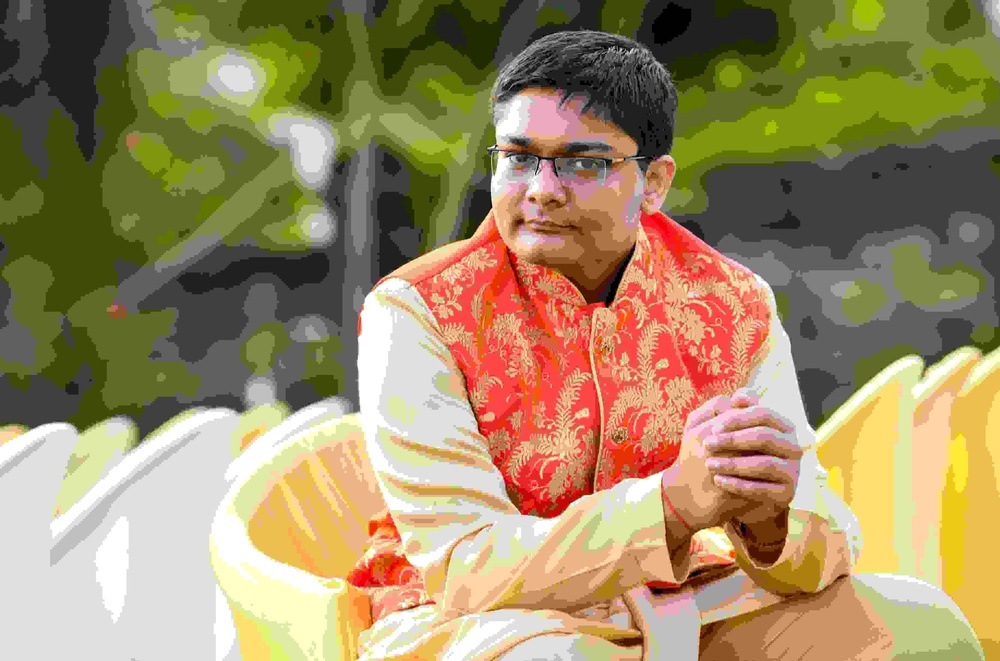
#> input picture test123.jpg, 1000 x 661 px, shrunk from 3669 x 2426 before the run
$ python face.py
#> lines starting #> are read from the running program, lines starting #| are printed output that depends on the picture; after the words box and inside, x2 and y2 are one past the last pixel; in counts of white or black regions, pixels touching at a corner belong together
# -*- coding: utf-8 -*-
"""
Spyder Editor

This is a temporary script file.
"""

# check opencv version
# plot photo with detected faces using opencv cascade classifier
from cv2 import imread
from cv2 import imshow
from cv2 import waitKey
from cv2 import destroyAllWindows
from cv2 import CascadeClassifier
from cv2 import rectangle
# load the photograph
pixels = imread('test123.jpg')
#> pixels is the input picture: shape (661, 1000, 3); mean B, G, R 99.8, 138.8, 157.7
# load the pre-trained model
classifier = CascadeClassifier('haarcascade_frontalface_default.xml')
# perform face detection
bboxes = classifier.detectMultiScale(pixels)
#> bboxes = [[465, 92, 177, 177]]
# print bounding box for each detected face
for box in bboxes:

	# extract
	x, y, width, height = box


	x2, y2 = x + width, y + height
	# draw a rectangle over the pixels
	rectangle(pixels, (x, y), (x2, y2), (255,0,0), 2)
#> this loop made 1 pass
#> (x, y, width, height, x2, y2) on pass 1: (465, 92, 177, 177, 642, 269)
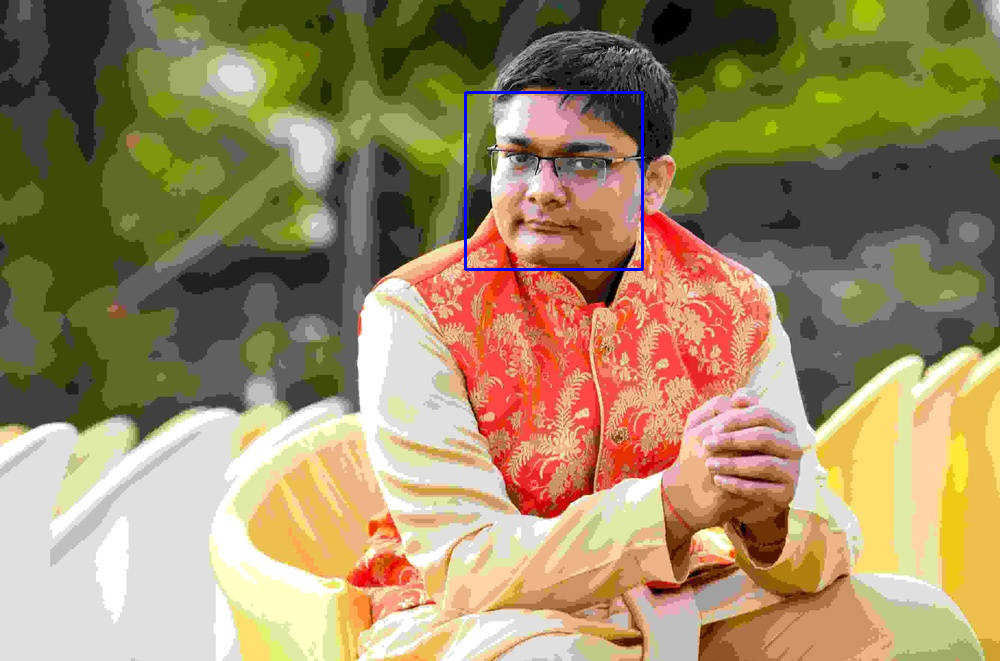
#> pixels: shape (661, 1000, 3); 0.32% of pixels changed, all inside (x1, y1, x2, y2) = (464, 91, 644, 271)
# show the image
#print(x2,y2)
imshow('face detection', pixels)
# keep the window open until we press a key
waitKey(0)
# close the window
destroyAllWindows()

$ run again, with test1.JPG copied over test123.jpg
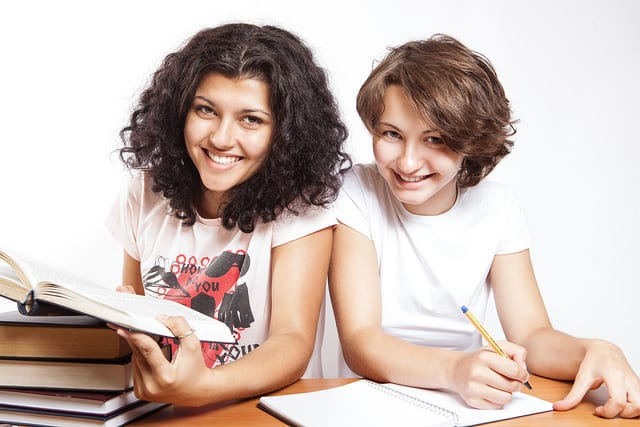
#> input picture test1.JPG, 640 x 427 px
#> pixels is the input picture: shape (427, 640, 3); mean B, G, R 179.7, 186.7, 203.9
#> bboxes = [[173, 74, 108, 108], [363, 104, 97, 97]]
#> the loop `for box in bboxes:` made 2 passes
#> (x, y, width, height, x2, y2) on passes 1 to 2: (173, 74, 108, 108, 281, 182), (363, 104, 97, 97, 460, 201)
#> after the loop `for box in bboxes:`:
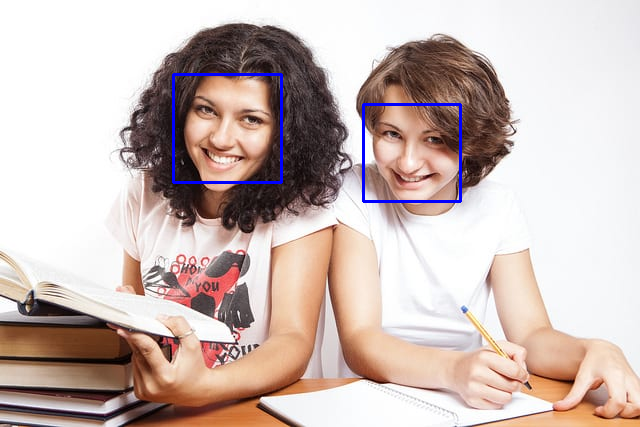
#> pixels: shape (427, 640, 3); 0.9% of pixels changed, all inside (x1, y1, x2, y2) = (172, 73, 462, 203)

$ run again, with test2.jpg copied over test123.jpg
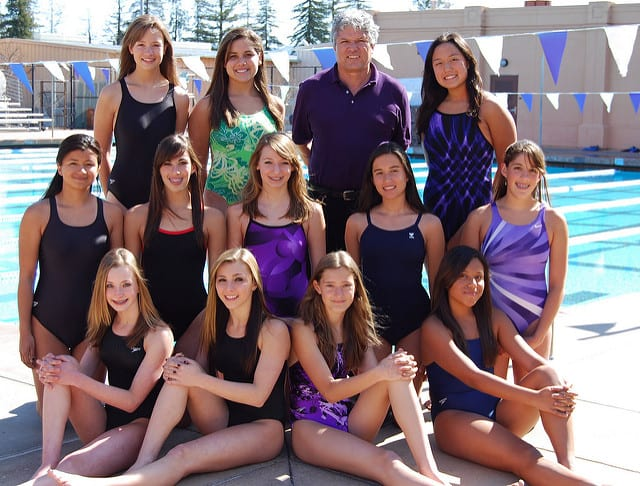
#> input picture test2.jpg, 640 x 486 px
#> pixels is the input picture: shape (486, 640, 3); mean B, G, R 118.6, 113.3, 130.8
#> bboxes = 16 rows, first 6: [407, 160, 28, 28], [335, 29, 35, 35], [427, 48, 38, 38], [366, 156, 43, 43], [128, 30, 40, 40], [219, 40, 42, 42]
#> the loop `for box in bboxes:` made 16 passes
#> (x, y, width, height, x2, y2) on passes 1 to 8: (407, 160, 28, 28, 435, 188), (335, 29, 35, 35, 370, 64), (427, 48, 38, 38, 465, 86), (366, 156, 43, 43, 409, 199), (128, 30, 40, 40, 168, 70), (219, 40, 42, 42, 261, 82), (153, 148, 42, 42, 195, 190), (64, 152, 36, 36, 100, 188)
#> after the loop `for box in bboxes:`:
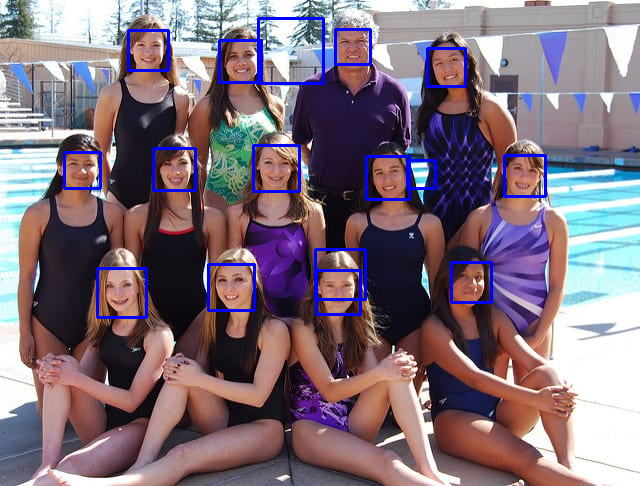
#> pixels: shape (486, 640, 3); 2.58% of pixels changed, all inside (x1, y1, x2, y2) = (63, 17, 547, 319)
